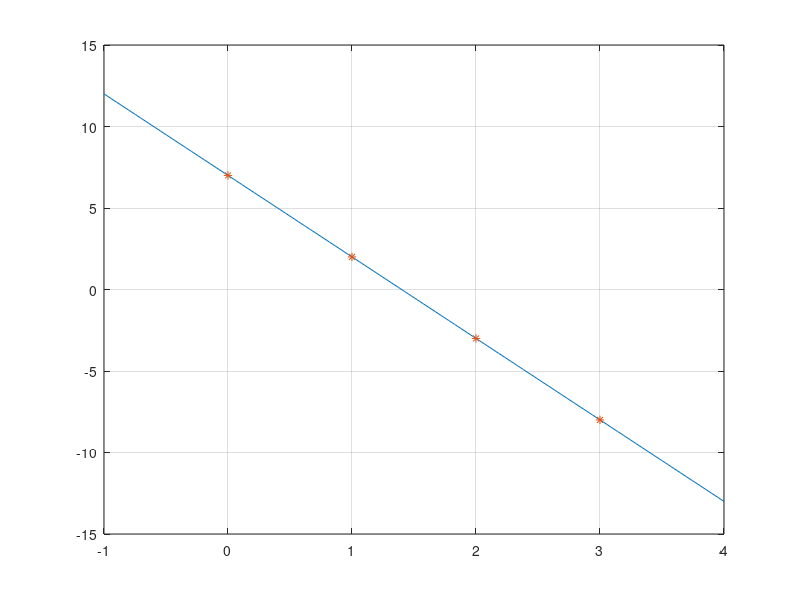

Source code (MATLAB):
a=[1 3 0 2]
b=[2 -8 7 -3]
egyutt=polyfit(a,b,3)
x1=linspace(-1,4);
y1=-5*x1+7;
plot(x1,y1,a,b,'*')
hold on
ax.XAxisLocation = 'origin';
ax.YAxisLocation = 'origin';
box on; grid on;